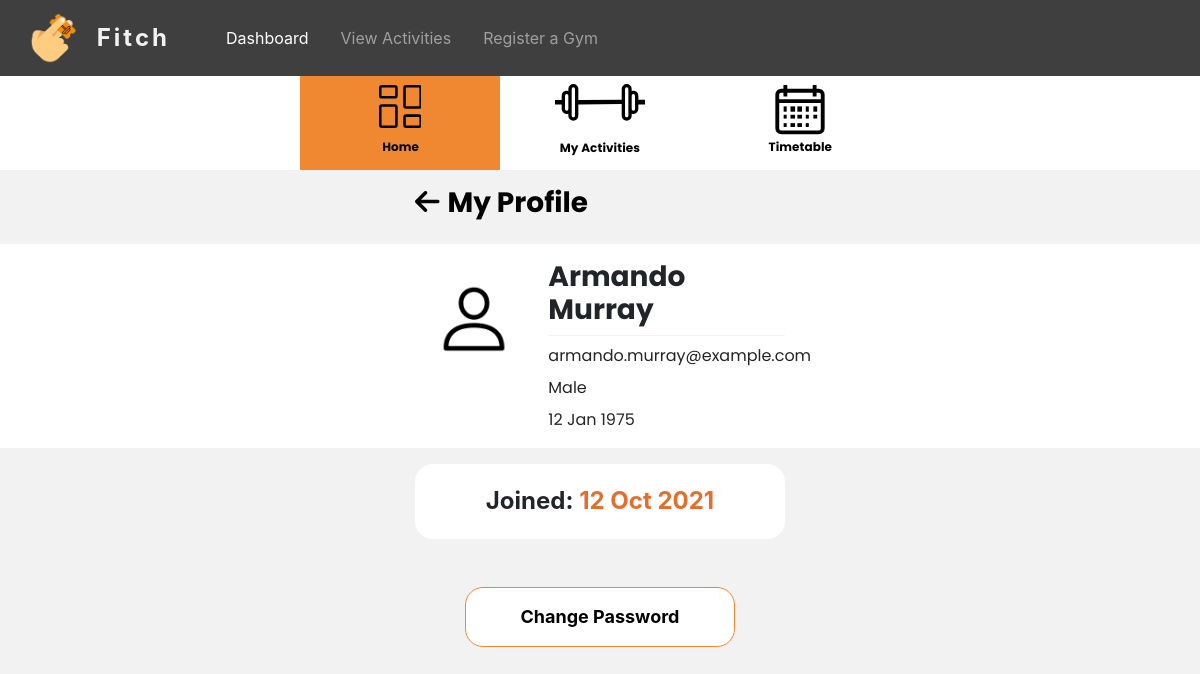
Page /User/userProfile (signed in) on the committed database.
### tables this page shows
CREATE TABLE `users` (
  `id` int(20) NOT NULL,
  `account_created` varchar(255) DEFAULT NULL,
  `username` varchar(255) DEFAULT NULL,
  `firstname` varchar(255) NOT NULL,
  `lastname` varchar(255) NOT NULL,
  `email` varchar(255) NOT NULL,
  `password` varchar(255) NOT NULL,
  `gender` varchar(255) NOT NULL,
  `dob` date DEFAULT NULL,
  `photo` varchar(255) NOT NULL,
  `contact_number` int(32) NOT NULL,
  `user_activation_code` varchar(255) NOT NULL,
  `user_email_status` varchar(255) NOT NULL,
  `password_reset` varchar(255) NOT NULL,
  `partnership_status` tinyint(1) DEFAULT NULL
);

### app/libraries/Core.php (called while the page is built, shortened)
<?php
class Core
{
  protected $currentMethod = 'index';
  public function __construct()
  {
    $url = $this->getUrl();
    if (file_exists('../app/controllers/' . ucwords($url[0]) . '.php')) {
      unset($url[0]);
    }
    $this->currentController = new $this->currentController;
    if (isset($url[1])) {
      if (method_exists($this->currentController, $url[1])) {
        $this->currentMethod = $url[1];
        unset($url[1]);
      }
    }
    $this->params = $url ? array_values($url) : [];
    call_user_func_array([$this->currentController, $this->currentMethod], $this->params);
  }
  public function getUrl()
  {
    if (isset($_GET['url'])) {
      $url = rtrim($_GET['url'], '/');
      $url = filter_var($url, FILTER_SANITIZE_URL);
      $url = explode('/', $url);
      return $url;
    }
  }
}

### public/index.php (called while the page is built, shortened)
<?php
  $init = new Core;

### app/libraries/Database.php (called while the page is built, shortened)
<?php
class Database
{
  private $host = DB_HOST;
  private $user = DB_USER;
  private $pass = DB_PASS;
  private $dbname = DB_NAME;
  private $dbh;
  private $stmt;
  public function __construct()
  {
    $dsn = 'mysql:host=' . $this->host . ';dbname=' . $this->dbname;
    $options = array(
      PDO::ATTR_PERSISTENT => true,
      PDO::ATTR_ERRMODE => PDO::ERRMODE_EXCEPTION
    );
    try {
      $this->dbh = new PDO($dsn, $this->user, $this->pass, $options);
    } catch (PDOException $e) {
      $this->error = $e->getMessage();
      echo $this->error;
    }
  }
  public function query($sql)
  {
    $this->stmt = $this->dbh->prepare($sql);
  }
  public function bind($param, $value, $type = null)
  {
    if (is_null($type)) {
      switch (true) {
        default:
          $type = PDO::PARAM_STR;
      }
    }
    $this->stmt->bindValue($param, $value, $type);
  }
  public function execute()
  {
    return $this->stmt->execute();
  }
  public function single()
  {
    $this->execute();
    return $this->stmt->fetch(PDO::FETCH_OBJ);
  }
}

### app/models/Account.php (called while the page is built, shortened)
<?php
class Account
{
    private $db;
    public function __construct()
    {
        $this->db = new Database;
    }
    public function fetchUserInformation($userid)
    {
        $this->db->query('SELECT * FROM users WHERE id = :id');
        $this->db->bind(':id', $userid);
        $row = $this->db->single();
        if ($this->db->rowCount() > 0) {
            return $row;
        }
    }
}

### app/views/User/userprofile.php (the view, shortened to what this page needs)
<?php require APPROOT . '/views/User/dashboardmenu.php'; ?>
<div class="container-fluid">
    <div class=" row justify-content-center">
        <div class="col-sm-12 col-xl-4">
            <div class="row mt-3">
                <div class="col-8" style="flex-direction: row;">
                    <h3><b><span><a href="<?php echo URLROOT; ?>/User"><i style="color:black;" class="fas fa-arrow-left"></i></a></span><span class="pl-2" style="color:black;">My Profile</span></b></h3>
                </div>
                <div class="col-4 text-right">
                </div>
            </div>
        </div>
    </div>
    <div class="row justify-content-center mt-3 pt-3 pb-3" style="background-color:white;">
        <div class="col-sm-12 col-xl-4">
            <div class="row justify-content-center">
                <div class="col-4 pr-0">
                    <?php
                    if ($data['photo'] !== "") {
                        echo '<img class="img-fluid rounded" style=" display:block; height:auto; max-width:100%; object-fit: contain;" src="' . URLROOT . '/uploads/' . $data['photo'] . '">';
                    } else {
                        echo '<img class="img-fluid rounded" style=" display:block; height:auto; max-width:100%; object-fit: contain;" src="' . URLROOT . '/images/user-default.png">';
                    }
                    ?>
                </div>
                <div class="col-8">
                    <div class="row justify-content-center">
                        <div class="col-12">
                            <h3><b><?php echo $data['firstname'] . " " . $data['lastname'] ?></b></h3>
                        </div>
                    </div>
                    <div class="row justify-content-center">
                        <div class="col-12">
                            <div class="line-separator"></div>
                        </div>
                    </div>
                    <div class="row mt-2">
                        <div class="col-12">
                            <p><?php echo $data['email']; ?></p>
                        </div>
                    </div>
                    <div class="row mt-2">
                        <div class="col-12">
                            <p style="text-transform: capitalize;"><?php echo $data['gender'] ?></p>
                        </div>
                    </div>
                    <div class="row mt-2">
                        <div class="col-12">
                            <p><?php echo date("d M Y", strtotime($data['dob']));   ?></p>
                        </div>
                    </div>
                </div>
            </div>
        </div>
    </div>
    <div class="row justify-content-center mt-3">
        <div class="col-sm-12 col-xl-4 text-center align-self-center">
            <div class="content-background">
                <h4 style="font-weight:bold; margin:0px;">Joined: <span style="color: #E46E2E"><?php echo $data['account_created'] ?></h4></span>
            </div>
        </div>
    </div>
    <div class="row justify-content-center mt-5">
        <div class="col-sm-12 col-lg-3">
            <a href="<?php echo URLROOT; ?>/Accounts/resetPassword"><button type="button" data-toggle="modal" data-target="#changePasswordModal" class="dashboard-option-btn">Change Password</button>
            </a>
        </div>
    </div>
</div>

### public/css/style.css (style rules this page uses)
body { padding-top: 65px; }
.content-background { width: 100%; height: 75px; background-color: white; border-radius: 18px; padding-top: 5px; }
.dashboard-option-btn { width: 100%; height: 60px; border-radius: 18px; border-style: solid; border-color: #ef8830; border-width: 1px; color: black; background-color: white; font-size: 18px; font-weight: bold; }
h3 { font-family: "Poppins", sans-serif; }
p { font-family: "Poppins", sans-serif; }
* { margin: 0; padding: 0; }
body { background-color: #f2f2f2; }

### app/views/User/userprofile.php (style rules this page uses)
p { padding: 0px; margin: 0px; }
.line-separator { height: 1px; width: 100%; background-color: #f3f3f3; }
.content-background { background-color: white; border-radius: 18px; display: flex; align-items: center; justify-content: center; padding: 0px; }
.dashboard-option-btn { width: 100%; height: 60px; border-radius: 18px; border-style: solid; border-color: #EF8830; border-width: 1px; color: black; background-color: white; font-size: 18px; font-weight: bold; }

### rows in the picture
users: firstname "Armando", lastname "Murray", email "armando.murray@example.com", gender "Male", dob "12 Jan 1975", account_created "12 Oct 2021"
